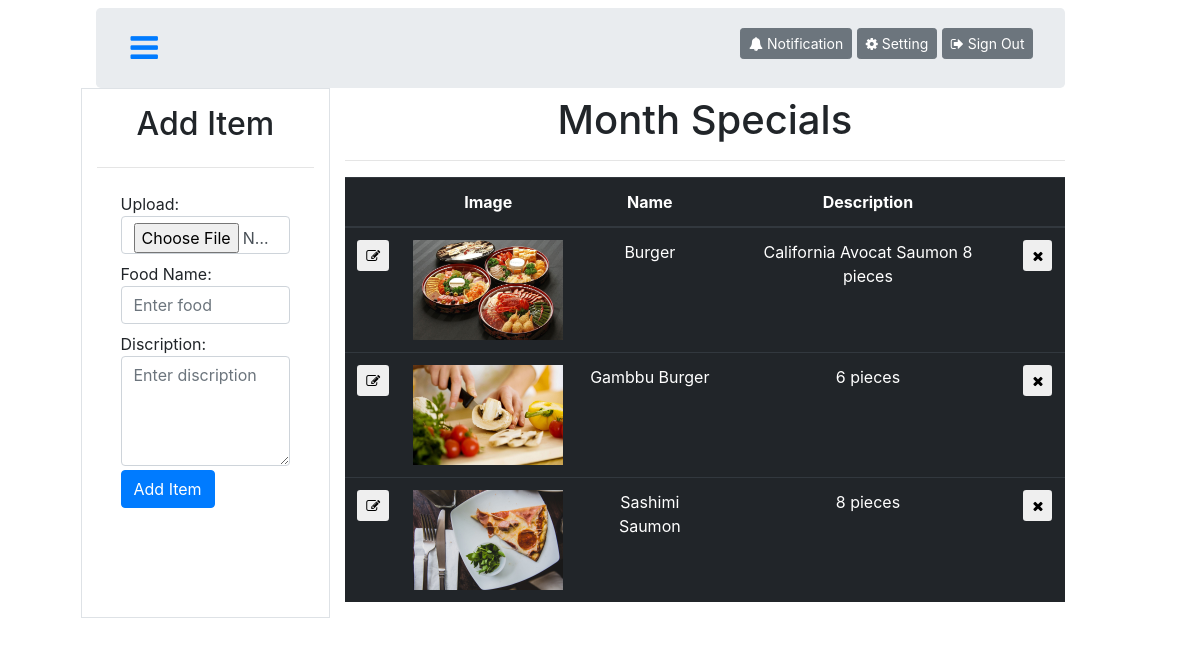
Page /admin/photp_gallery.php on the committed database.
### tables this page shows
CREATE TABLE `photo_gallery` (
  `id` int(11) NOT NULL,
  `fname` varchar(100) NOT NULL,
  `fdiscription` varchar(200) NOT NULL,
  `image` blob NOT NULL
);

### admin/photp_gallery.php (the view, shortened to what this page needs)
<?php
    require_once 'core/dbconnection.php';
    include 'include/header.php';
    $sql= "SELECT * FROM photo_gallery";
    $p_gallery = mysqli_query($conn,  $sql);
?>
<section  class="conternar fluid">
    <div class="row d-flex d-md-block flex-nowrap">
        <div class="col-md-10 col px-5 pl-md-2 pt-2 mx-auto flex-collume">
            <div class="row jumbotron p-3 m-0">
                <header class=" col-md-2 col-3">
                    <a href="#" data-target="#sidebar" data-toggle="collapse" aria-expanded="false"><i class="fa fa-navicon fa-2x py-2 p-1"></i></a>
                </header>
                <div class="col-md-10 ml-0">
                    <div class="float-right" id="signout_button">
                      <button type="button" class="btn btn-secondary btn-sm mt-1"><i class="fa fa-bell pr-1"></i>Notification</button>
                      <button type="button" class="btn btn-secondary btn-sm mt-1 "><i class="fa fa-gear pr-1"></i>Setting</button>
                      <button type="button" class="btn btn-secondary btn-sm mt-1"><i class="fa fa-sign-out pr-1"></i>Sign Out</button>
                    </div>
                </div>
            </div>
            <div class="row flex-fill justify-content-around">
                <div class="col-md-3 col border border-1">
                    <h2 class="text-center p-3"><?=((isset($_GET['edit']))?'Edit':'Add')?> Item</h2>
                    <hr class="mt-0">
                    <form class="form-group pl-4 pr-4 pb-4 pt-0" action="photp_gallery.php<?=((isset($_GET['edit']))?'?edit='.$edit_id:'');?>" method="POST" enctype="multipart/form-data">
                        <?php
                        $s_food_image = '';
                        $food_name='';
                        $food_discription='';
                        ?>
                        <?php if($s_food_image != ''): ?>
                            <div class="s-food-image">
                                <img src="<?=$s_food_image?>" height="100px">
                                <a href="photp_gallery.php?delete_image=1&edit=<?=$edit_id;?>" class="text-danger">Delete Image</a>
                            </div>
                        <?php else: ?>
                        <label for="image" class="mt-2 mb-0">Upload:</label>
                        <input type="file" name="image" id="image" class="form-control" >
                        <?php endif; ?>
                        <label for="food" class="mt-2 mb-0">Food Name:</label>
                        <input type="text" class="form-control" id="food" placeholder="Enter food" name="food" value="<?=$food_name;?>" >
                        <label for="discription" class="mt-2 mb-0">Discription:</label>
                        <textarea name="discription" rows="4" class="form-control" id="discription" placeholder="Enter discription" value="Testing"><?=$food_discription;?></textarea>
                        <input type="submit" value="<?=((isset($_GET['edit']))?'Edit':'Add')?> Item" class="btn btn-primary mt-1" name="m_specialitem">
                    </form>
                </div>
                <div class="col-md-9 colsm-12">
                    <h1 class="text-center pt-2">Month Specials</h1>
                    <hr>
                    <table class="table table-dark table-hover text-center ">
                        <thead>
                          <tr>
                            <th></th>
                            <th>Image</th>
                            <th>Name</th>
                            <th>Description</th>
                            <th></th>
                          </tr>
                        </thead>
                        <tbody>
                            <?php while( $p_gall=mysqli_fetch_assoc($p_gallery)) : ?>
                          <tr>
                            <td><a href="photp_gallery.php?edit=<?= $p_gall['id']; ?>"><button class="btn btn-sm btn-default"><i class="fa fa-edit"></i></button></a></td>
                            <td><img src="<?= $p_gall['image'] ?>" height="100" width="150px"></td>
                            <td><?= $p_gall['fname'] ?></td>
                            <td><?= $p_gall['fdiscription'] ?></td>
                            <td><a href="photp_gallery.php?delete=<?= $p_gall['id']; ?>"><button class="btn btn-sm btn-default"><i class="fa fa-close"></i></button></a></td>
                          </tr>
                          <?php endwhile; ?>
                        </tbody>
                    </table>
                </div>
            </div>
        </div>
    </div>
</section>
</body>
</html>

### admin/css/main.css (style rules this page uses)
* { box-sizing: border-box; }

### rows in the picture
photo_gallery: image (picture), fname "Burger", fdiscription "California Avocat Saumon 8 pieces"
photo_gallery: image (picture), fname "Gambbu Burger", fdiscription "6 pieces"
photo_gallery: image (picture), fname "Sashimi Saumon", fdiscription "8 pieces"
